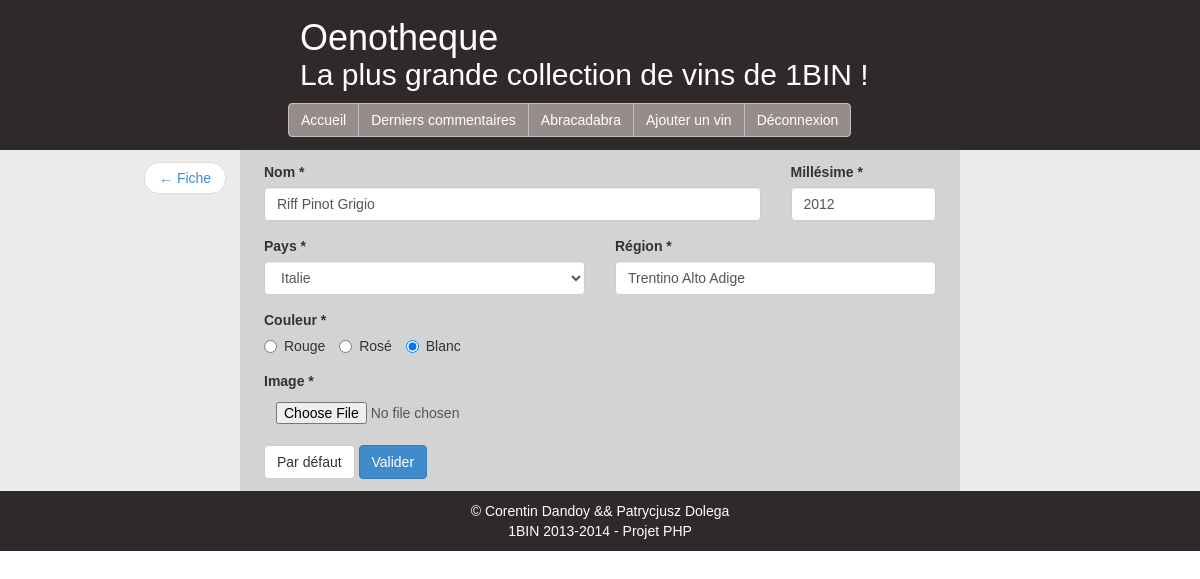
Screenshot of /?action=edit&id=29 (signed in) with the database file from the repository.
### tables this page shows
CREATE TABLE `vins` (
  `id` int(11) unsigned NOT NULL AUTO_INCREMENT COMMENT 'clé primaire',
  `nom` varchar(255) NOT NULL COMMENT 'nom du vin',
  `pays` varchar(255) NOT NULL DEFAULT '' COMMENT 'pays de provenance du vin',
  `region` varchar(255) NOT NULL DEFAULT '' COMMENT 'région de provenance du vin',
  `couleur` varchar(255) NOT NULL DEFAULT '' COMMENT 'couleur du vin',
  `millesime` varchar(255) NOT NULL COMMENT 'mlillésime du vin',
  `date_ajout` timestamp NOT NULL DEFAULT CURRENT_TIMESTAMP COMMENT 'date de l''ajout du vin',
  `moyenne` double NOT NULL DEFAULT '0' COMMENT 'moyenne des notes du vin',
  `nb_votes` int(10) unsigned NOT NULL DEFAULT '0' COMMENT 'nombre de votes',
  PRIMARY KEY (`id`)
);

### Models/Vin.php (called while the page is built, shortened)
<?php
class Vin
{
    private $id;
    private $nom;
    private $pays;
    private $region;
    private $couleur;
    private $millesime;
    public static function getById($id)
    {
        $id = intval($id);
        $db = DBConnection::getInstance();
        $query = $db->prepare("SELECT * FROM vins WHERE id = ?");
        $query->execute([$id]);
        $vin = $query->fetchObject("\\Models\\Vin");
        return $vin;
    }
    public function getId()
    {
        return $this->id;
    }
    public function getNom()
    {
        return $this->nom;
    }
    public function getPays()
    {
        return $this->pays;
    }
    public function getRegion()
    {
        return $this->region;
    }
    public function getMillesime()
    {
        return $this->millesime;
    }
    public function getCouleur()
    {
        return $this->couleur;
    }
    public function inDB() {
        return ! is_null($this->getId());
    }
}

### Helpers/FormHelperVin.php (the view, shortened to what this page needs)
<?php
class FormHelperVin {
    private $vin;
    public function __construct(Vin $vin) {
        $this->vin = $vin;
    }
    public function getVin()
    {
        return $this->vin;
    }
    public function getLien() {
        return (! is_null($this->getVin()->getId())) ?
            "<ul class='pager'><li class='previous'><a href='?action=show&id={$this->getVin()->getId()}'>&larr; Fiche</a></li></ul>" :
            "";
    }
    public function inputNom() {
        $taille = Vin::$NOM_LONGUEUR_MAX;
        $nom = $this->vin->getNom();
        return <<<HTML
            <input type="text" class="form-control"
                name="nom" id="inputNom"
                placeholder="Nom" value="$nom"
                size="$taille" maxlength="$taille"
                required>
HTML;
    }
    public function selectPays() {
        $options = ($this->vin->getPays()) ? "" : "<option selected disabled>Sélectionner un pays</option>";
        foreach (Vin::$PAYS as $continent => $pays) {
            $options .= "<optgroup label='$continent'>";
            foreach ($pays as $p) {
                $selected = ($this->vin->getPays() == $p) ? "selected='selected'" : "";
                $options .= "<option value='$p' $selected>$p</option>";
            }
            $options .= "</optgroup>";
        }
        return $options;
    }
    public function inputRegion() {
        $region = $this->vin->getRegion();
        return <<<HTML
            <input type="text" class="form-control"
                name="region" id="inputRegion"
                value="$region" placeholder="Région"
                required>
HTML;
    }
    public function selectCouleur() {
        $options = "";
        foreach (Vin::$COULEURS as $couleur) {
            $nom = ucfirst($couleur);
            $checked = ($this->vin->getCouleur() == $couleur) ? "checked" : "";
            $options .= <<<HTML
            <label class="radio-inline">
                <input type="radio" name="couleur" value="$couleur" required $checked>
                $nom
            </label>
HTML;
        }
        return $options;
    }
    public function inputMillesime() {
        $millesime = $this->vin->getMillesime();
        return <<<HTML
            <input type="number" class="form-control"
                name="millesime" id="inputMillesime"
                value="$millesime" placeholder="Année"
                required>
HTML;
    }
    public function inputImage() {
        $required = (! $this->getVin()->inDB() && ! file_exists($this->getVin()->getImageAbsolute())) ? "required" : "";
        return <<<HTML
            <input type="file" name="image" id="inputImage" class="form-control" accept="image/jpeg" $required>
HTML;
    }
}

### public/css/wines.css (style rules this page uses)
ul.pager { margin: 0; float: left; position: relative; left: 12%; top: 12px; }
.form-group input[type=file] { border: none; box-shadow: none; background-color: lightgrey; }

### rows the page displays
vins: nom "Riff Pinot Grigio", millesime "2012", region "Trentino Alto Adige"

### other values shown
$nom "Rouge"
$nom "Rosé"
$nom "Blanc"
form field pays "Italie"
